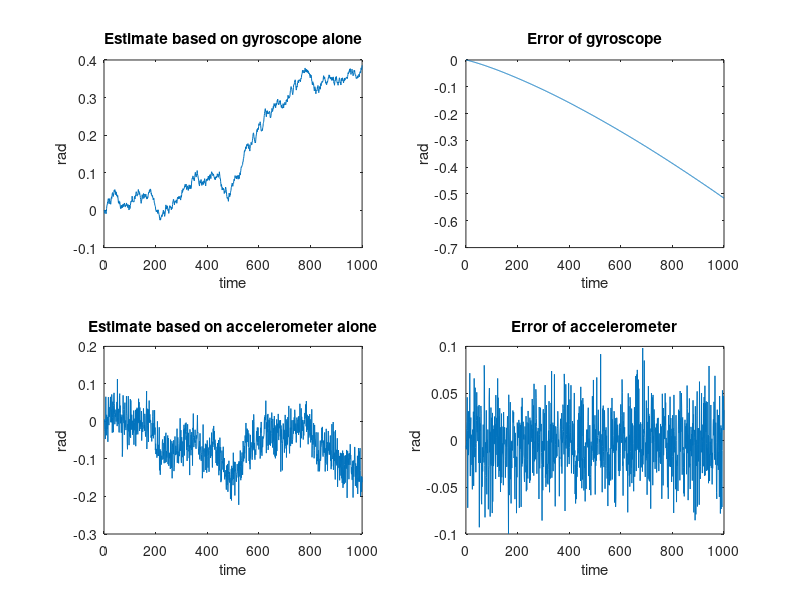
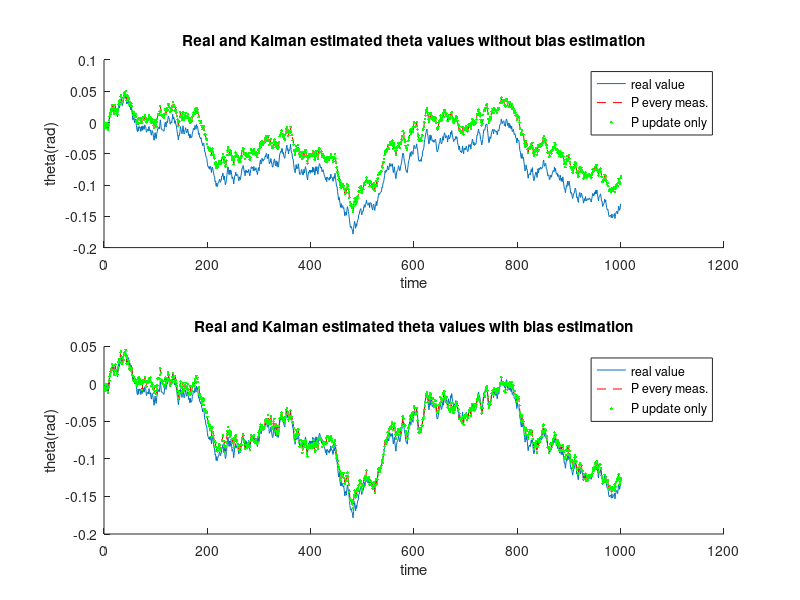
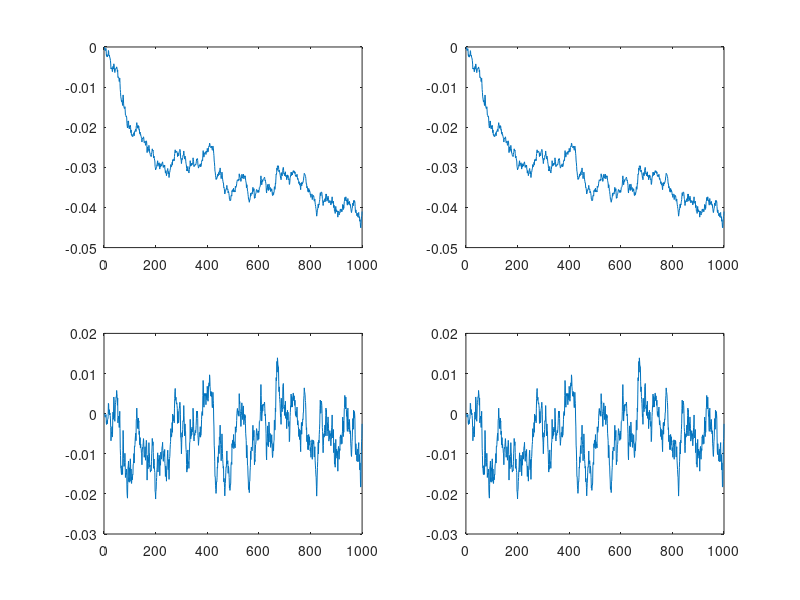

Here is the MATLAB script that generated these plots, in order:
close all
clear all
clc

% Constants
T = 0.01;
g = 9.81;
gyro_gauss = 0.001;  % Check datasheets for precise values
arw = 0.0015;
bias = 0.02;
acc_gauss = 0.3;
acc_rand = 0.1;
w_sensitivity = 100*(pi/180);

% Exact values
w = w_sensitivity*rand(1,1000)-w_sensitivity/2;
theta = zeros(1,length(w));

for i = 1:length(w)-1
    theta(i+1) = theta(i)+T*w(i);
end

ax = sin(theta).*g;
az = cos(theta).*g;

% Added noise
w_n = w + gyro_gauss*randn(1,length(w)) + arw*sqrt(1:length(w)) + bias;
ax_n = ax + acc_gauss*randn(1,length(ax)) + acc_rand*rand(1,length(ax).*cos(theta));
%az_n = az + acc_gauss*randn(1,length(az)) + acc_rand*rand(1,length(az).*sin(theta));

% Estimated thetas and differences
theta_est_gyro = zeros(1,length(w));
for i = 1:length(w)-1
    theta_est_gyro(i+1) = theta_est_gyro(i)+T*w_n(i);
end
theta_diff_gyro = (theta-theta_est_gyro);

theta_est_acc = asin(ax_n/g);
theta_diff_acc = theta-theta_est_acc;


figure()
subplot(2,2,1), plot(theta_est_gyro), title('Estimate based on gyroscope alone'), xlabel('time'), ylabel('rad');
subplot(2,2,2), plot(theta_diff_gyro), title('Error of gyroscope'), xlabel('time'), ylabel('rad');
subplot(2,2,3), plot(theta_est_acc), title('Estimate based on accelerometer alone'), xlabel('time'), ylabel('rad');
subplot(2,2,4), plot(theta_diff_acc), title('Error of accelerometer'), xlabel('time'), ylabel('rad');

value = [];
index = [];

%% Kalman filter 1:1

gyro_acc_sampling_ratio = 1;

% Without bias estimation, P modified every measurement 
theta_curr = 0;
theta_est_kalman1 = zeros(1,length(w)+1);
P = gyro_gauss;
Q = gyro_gauss;
R = acc_gauss;

for i = 1:(length(ax_n)/gyro_acc_sampling_ratio)
    % Prediction
    for j = 1:gyro_acc_sampling_ratio
        theta_curr = theta_curr + T*w_n((i-1)*gyro_acc_sampling_ratio+j);
        P = P + Q;
        theta_est_kalman1((i-1)*gyro_acc_sampling_ratio+j+1) = theta_curr;
    end
    
    % Update
    v = ax_n(i*gyro_acc_sampling_ratio)/g-theta_curr;
    S = P+R;
    G = P/S;
    theta_curr = theta_curr + G*v;
    P = (eye(size(G*g,1))-G*g)*P;
    
end

% Without bias estimation, P modified only during update phase
theta_curr = 0;
theta_est_kalman2 = zeros(1,length(w)+1);
P = gyro_gauss;
Q = gyro_gauss;
R = acc_gauss;

for i = 1:(length(ax_n)/gyro_acc_sampling_ratio)
    % Prediction
    for j = 1:gyro_acc_sampling_ratio
        theta_curr = theta_curr + T*w_n((i-1)*gyro_acc_sampling_ratio+j);
        %P = P + Q;
        theta_est_kalman2((i-1)*gyro_acc_sampling_ratio+j+1) = theta_curr;
    end
    
    % Update
    v = ax_n(i*gyro_acc_sampling_ratio)/g-theta_curr;
    S = P+R;
    G = P/S;
    theta_curr = theta_curr + G*v;
    P = (eye(size(G*g,1))-G*g)*P+Q;
    
end

% With bias estimation, P modified every measurement
x =[0; 0];
A = [1 T;0 1];
B = [T; 0];
C = [1 0];
theta_est_kalman_bias1 = zeros(1,length(w)+1);
P = gyro_gauss;
Q = gyro_gauss;
R = acc_gauss;

for i = 1:(length(ax_n)/gyro_acc_sampling_ratio)
    % Prediction
    for j = 1:gyro_acc_sampling_ratio
        x = A*x + B*w_n((i-1)*gyro_acc_sampling_ratio+j);
        theta_est_kalman_bias1((i-1)*gyro_acc_sampling_ratio+j+1) = x(1);
    end
    
    % Update
    v = ax_n(i*gyro_acc_sampling_ratio)/g-C*x;
    S = C*P*C'+R;
    G = A*P*C'/S;
    x = x + G*v;
    P = A*P*A'-G*C*P*A'+Q;
    
end

% With bias estimation, P modified only during update phase
x =[0; 0];
A = [1 T;0 1];
B = [T; 0];
C = [1 0];
theta_est_kalman_bias2 = zeros(1,length(w)+1);
P = gyro_gauss;
Q = gyro_gauss;
R = acc_gauss;

for i = 1:(length(ax_n)/gyro_acc_sampling_ratio)
    % Prediction
    for j = 1:gyro_acc_sampling_ratio
        x = A*x + B*w_n((i-1)*gyro_acc_sampling_ratio+j);
        theta_est_kalman_bias2((i-1)*gyro_acc_sampling_ratio+j+1) = x(1);
    end
    
    % Update
    v = ax_n(i*gyro_acc_sampling_ratio)/g-C*x;
    S = C*P*C'+R;
    G = A*P*A'*C'/S;
    x = x + G*v;
    P = A*P*A'-G*C*A*P*A'+Q;
    
end

% Figures
figure()
subplot(2,1,1)
hold on
plot(theta), plot(theta_est_kalman1, 'r--'), plot(theta_est_kalman2, 'g.')
title('Real and Kalman estimated theta values without bias estimation'), xlabel('time'), ylabel('theta(rad)')
legend('real value','P every meas.', 'P update only')
hold off
subplot(2,1,2)
hold on
plot(theta), plot(theta_est_kalman_bias1, 'r--'), plot(theta_est_kalman_bias2, 'g.')
title('Real and Kalman estimated theta values with bias estimation'), xlabel('time'), ylabel('theta(rad)')
legend('real value','P every meas.', 'P update only')
hold off

err1 = theta-theta_est_kalman1(1:end-1);
err2 = theta-theta_est_kalman2(1:end-1);
err3 = theta-theta_est_kalman_bias1(1:end-1);
err4 = theta-theta_est_kalman_bias2(1:end-1);

figure()
subplot(2,2,1), plot(err1)
subplot(2,2,2), plot(err2)
subplot(2,2,3), plot(err3)
subplot(2,2,4), plot(err4)

[v, i] = min([err1*err1',err2*err2',err3*err3',err4*err4']);
value = [value, v];
index = [index, i];

